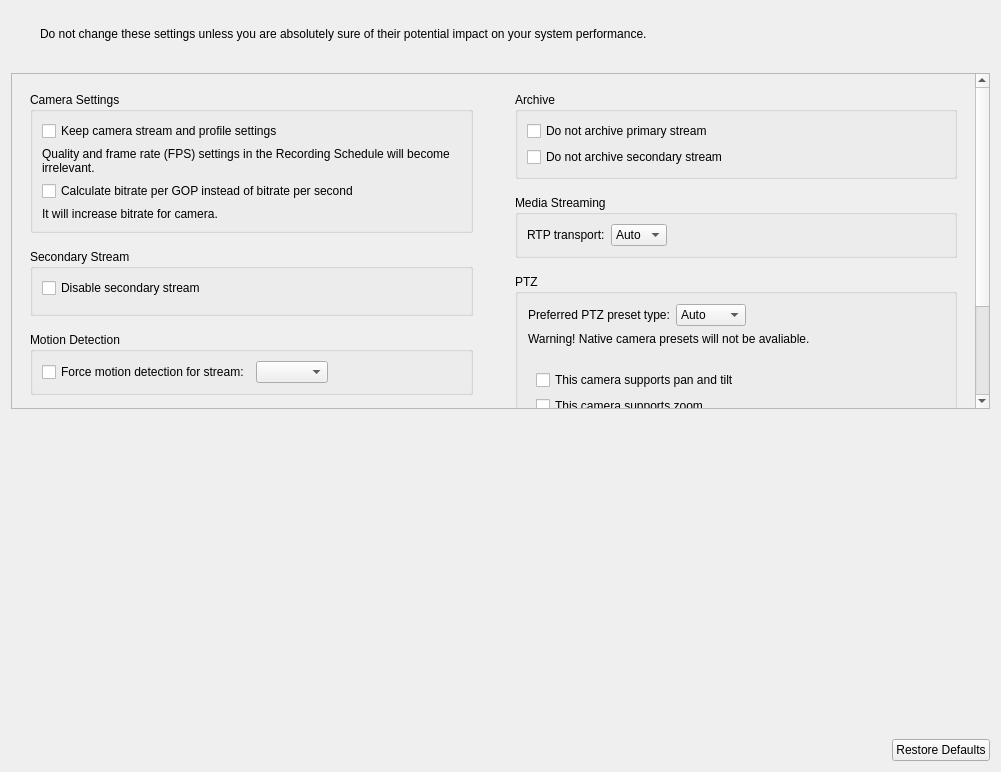
<?xml version="1.0" encoding="UTF-8"?>
<ui version="4.0">
 <class>LegacyExpertSettingsWidget</class>
 <widget class="QWidget" name="LegacyExpertSettingsWidget">
  <property name="geometry">
   <rect>
    <x>0</x>
    <y>0</y>
    <width>1001</width>
    <height>772</height>
   </rect>
  </property>
  <layout class="QVBoxLayout" name="verticalLayout_5">
   <property name="spacing">
    <number>16</number>
   </property>
   <item>
    <widget class="QWidget" name="warningContainer" native="true">
     <property name="autoFillBackground">
      <bool>false</bool>
     </property>
     <layout class="QHBoxLayout" name="horizontalLayout_7">
       <property name="leftMargin">
        <number>16</number>
       </property>
       <property name="topMargin">
        <number>16</number>
       </property>
       <property name="rightMargin">
        <number>16</number>
       </property>
       <property name="bottomMargin">
        <number>16</number>
       </property>
      <item>
       <widget class="QLabel" name="iconLabel">
        <property name="maximumSize">
         <size>
          <width>32</width>
          <height>32</height>
         </size>
        </property>
       </widget>
      </item>
      <item>
       <widget class="QLabel" name="generalWarningLabel">
        <property name="sizePolicy">
         <sizepolicy hsizetype="Expanding" vsizetype="Minimum">
          <horstretch>1</horstretch>
          <verstretch>0</verstretch>
         </sizepolicy>
        </property>
        <property name="text">
         <string>Do not change these settings unless you are absolutely sure of their potential impact on your system performance.</string>
        </property>
        <property name="wordWrap">
         <bool>true</bool>
        </property>
       </widget>
      </item>
     </layout>
    </widget>
   </item>
   <item>
    <widget class="QScrollArea" name="scrollArea">
     <property name="horizontalScrollBarPolicy">
      <enum>Qt::ScrollBarAlwaysOff</enum>
     </property>
     <property name="widgetResizable">
      <bool>true</bool>
     </property>
     <widget class="QWidget" name="scrollAreaWidgetContents">
      <property name="geometry">
       <rect>
        <x>0</x>
        <y>0</y>
        <width>956</width>
        <height>509</height>
       </rect>
      </property>
      <layout class="QHBoxLayout" name="horizontalLayout_5" stretch="1,1">
       <property name="spacing">
        <number>24</number>
       </property>
       <item>
        <widget class="QWidget" name="leftWidget" native="true">
         <layout class="QVBoxLayout" name="verticalLayout_9">
          <property name="spacing">
           <number>16</number>
          </property>
          <item>
           <widget class="QGroupBox" name="settingsGroupBox">
            <property name="title">
             <string>Camera Settings</string>
            </property>
            <property name="flat">
             <bool>true</bool>
            </property>
            <layout class="QVBoxLayout" name="verticalLayout_4">
             <item>
              <layout class="QHBoxLayout" name="settingsDisableControlLayout" stretch="0,0,1">
               <property name="spacing">
                <number>4</number>
               </property>
               <item>
                <widget class="QCheckBox" name="settingsDisableControlCheckBox">
                 <property name="sizePolicy">
                  <sizepolicy hsizetype="Preferred" vsizetype="Fixed">
                   <horstretch>0</horstretch>
                   <verstretch>0</verstretch>
                  </sizepolicy>
                 </property>
                 <property name="text">
                  <string>Keep camera stream and profile settings</string>
                 </property>
                </widget>
               </item>
               <item>
                <widget class="nx::client::desktop::HintButton" name="settingsDisableControlHint" native="true">
                 <property name="sizePolicy">
                  <sizepolicy hsizetype="Fixed" vsizetype="Fixed">
                   <horstretch>0</horstretch>
                   <verstretch>0</verstretch>
                  </sizepolicy>
                 </property>
                </widget>
               </item>
               <item>
                <spacer name="horizontalSpacer_3">
                 <property name="orientation">
                  <enum>Qt::Horizontal</enum>
                 </property>
                 <property name="sizeHint" stdset="0">
                  <size>
                   <width>20</width>
                   <height>0</height>
                  </size>
                 </property>
                </spacer>
               </item>
              </layout>
             </item>
             <item>
              <widget class="QLabel" name="settingsWarningLabel">
               <property name="text">
                <string>Quality and frame rate (FPS) settings in the Recording Schedule will become irrelevant.</string>
               </property>
               <property name="wordWrap">
                <bool>true</bool>
               </property>
              </widget>
             </item>
             <item>
              <layout class="QHBoxLayout" name="bitratePerGopLayout" stretch="0,0,1">
               <property name="spacing">
                <number>4</number>
               </property>
               <item>
                <widget class="QCheckBox" name="bitratePerGopCheckBox">
                 <property name="sizePolicy">
                  <sizepolicy hsizetype="Preferred" vsizetype="Fixed">
                   <horstretch>0</horstretch>
                   <verstretch>0</verstretch>
                  </sizepolicy>
                 </property>
                 <property name="text">
                  <string>Calculate bitrate per GOP instead of bitrate per second</string>
                 </property>
                </widget>
               </item>
               <item>
                <widget class="nx::client::desktop::HintButton" name="bitratePerGopHint" native="true">
                 <property name="sizePolicy">
                  <sizepolicy hsizetype="Fixed" vsizetype="Fixed">
                   <horstretch>0</horstretch>
                   <verstretch>0</verstretch>
                  </sizepolicy>
                 </property>
                </widget>
               </item>
               <item>
                <spacer name="horizontalSpacer_4">
                 <property name="orientation">
                  <enum>Qt::Horizontal</enum>
                 </property>
                 <property name="sizeHint" stdset="0">
                  <size>
                   <width>40</width>
                   <height>0</height>
                  </size>
                 </property>
                </spacer>
               </item>
              </layout>
             </item>
             <item>
              <widget class="QLabel" name="bitrateIncreaseWarningLabel">
               <property name="text">
                <string>It will increase bitrate for camera.</string>
               </property>
               <property name="wordWrap">
                <bool>true</bool>
               </property>
              </widget>
             </item>
            </layout>
           </widget>
          </item>
          <item>
           <widget class="QGroupBox" name="secondStreamGroupBox">
            <property name="title">
             <string>Secondary Stream</string>
            </property>
            <property name="flat">
             <bool>true</bool>
            </property>
            <layout class="QVBoxLayout" name="verticalLayout_3">
             <item>
              <widget class="QCheckBox" name="secondStreamDisableCheckBox">
               <property name="text">
                <string>Disable secondary stream</string>
               </property>
              </widget>
             </item>
             <item>
              <widget class="QWidget" name="secondStreamQualityWidget" native="true">
               <layout class="QVBoxLayout" name="verticalLayout_8">
                <property name="leftMargin">
                 <number>0</number>
                </property>
                <property name="topMargin">
                 <number>0</number>
                </property>
                <property name="rightMargin">
                 <number>0</number>
                </property>
                <property name="bottomMargin">
                 <number>0</number>
                </property>
                <item>
                 <layout class="QHBoxLayout" name="horizontalLayout"/>
                </item>
               </layout>
              </widget>
             </item>
            </layout>
           </widget>
          </item>
          <item>
           <widget class="QGroupBox" name="groupBoxMotionDetection">
            <property name="title">
             <string>Motion Detection</string>
            </property>
            <property name="flat">
             <bool>true</bool>
            </property>
            <layout class="QVBoxLayout" name="verticalLayout_7">
             <item>
              <layout class="QHBoxLayout" name="horizontalLayout_6">
               <property name="sizeConstraint">
                <enum>QLayout::SetNoConstraint</enum>
               </property>
               <item>
                <widget class="QCheckBox" name="checkBoxForceMotionDetection">
                 <property name="text">
                  <string>Force motion detection for stream:</string>
                 </property>
                 <property name="tristate">
                  <bool>false</bool>
                 </property>
                </widget>
               </item>
               <item>
                <widget class="QComboBox" name="comboBoxForcedMotionStream"/>
               </item>
               <item>
                <spacer name="horizontalSpacer_7">
                 <property name="orientation">
                  <enum>Qt::Horizontal</enum>
                 </property>
                 <property name="sizeHint" stdset="0">
                  <size>
                   <width>40</width>
                   <height>20</height>
                  </size>
                 </property>
                </spacer>
               </item>
              </layout>
             </item>
            </layout>
           </widget>
          </item>
          <item>
           <spacer name="verticalSpacer_3">
            <property name="orientation">
             <enum>Qt::Vertical</enum>
            </property>
            <property name="sizeHint" stdset="0">
             <size>
              <width>20</width>
              <height>1</height>
             </size>
            </property>
           </spacer>
          </item>
         </layout>
        </widget>
       </item>
       <item>
        <widget class="QWidget" name="rightWidget" native="true">
         <layout class="QVBoxLayout" name="verticalLayout">
          <property name="spacing">
           <number>16</number>
          </property>
          <item>
           <widget class="QGroupBox" name="groupBoxArchive">
            <property name="title">
             <string>Archive</string>
            </property>
            <property name="flat">
             <bool>true</bool>
            </property>
            <layout class="QVBoxLayout" name="verticalLayout_2">
             <item>
              <widget class="QCheckBox" name="checkBoxPrimaryRecorder">
               <property name="text">
                <string>Do not archive primary stream</string>
               </property>
              </widget>
             </item>
             <item>
              <widget class="QCheckBox" name="checkBoxSecondaryRecorder">
               <property name="text">
                <string>Do not archive secondary stream</string>
               </property>
              </widget>
             </item>
            </layout>
           </widget>
          </item>
          <item>
           <widget class="QGroupBox" name="groupBoxRTP">
            <property name="title">
             <string>Media Streaming</string>
            </property>
            <property name="flat">
             <bool>true</bool>
            </property>
            <layout class="QVBoxLayout" name="verticalLayout_6">
             <item>
              <layout class="QHBoxLayout" name="horizontalLayout_2">
               <item>
                <widget class="QLabel" name="labelTransport">
                 <property name="text">
                  <string>RTP transport:</string>
                 </property>
                </widget>
               </item>
               <item>
                <widget class="QComboBox" name="comboBoxTransport">
                 <item>
                  <property name="text">
                   <string>Auto</string>
                  </property>
                 </item>
                 <item>
                  <property name="text">
                   <string>TCP</string>
                  </property>
                 </item>
                 <item>
                  <property name="text">
                   <string>UDP</string>
                  </property>
                 </item>
                </widget>
               </item>
               <item>
                <spacer name="horizontalSpacer_6">
                 <property name="orientation">
                  <enum>Qt::Horizontal</enum>
                 </property>
                 <property name="sizeHint" stdset="0">
                  <size>
                   <width>40</width>
                   <height>20</height>
                  </size>
                 </property>
                </spacer>
               </item>
              </layout>
             </item>
            </layout>
           </widget>
          </item>
          <item>
           <widget class="QGroupBox" name="groupBoxPtzControl">
            <property name="title">
             <string>PTZ</string>
            </property>
            <property name="flat">
             <bool>true</bool>
            </property>
            <layout class="QVBoxLayout" name="verticalLayout_10">
             <item>
              <widget class="QWidget" name="preferredPtzPresetTypeWidget" native="true">
               <layout class="QVBoxLayout" name="preferredPtzPresetTypeLayout">
                <property name="leftMargin">
                 <number>1</number>
                </property>
                <property name="topMargin">
                 <number>1</number>
                </property>
                <item>
                 <layout class="QHBoxLayout" name="horizontalLayout_8">
                  <property name="topMargin">
                   <number>0</number>
                  </property>
                  <item>
                   <widget class="QLabel" name="preferredPtzPresetTypeLabel">
                    <property name="text">
                     <string>Preferred PTZ preset type:</string>
                    </property>
                   </widget>
                  </item>
                  <item>
                   <widget class="QComboBox" name="preferredPtzPresetTypeComboBox">
                    <property name="sizePolicy">
                     <sizepolicy hsizetype="Preferred" vsizetype="Fixed">
                      <horstretch>0</horstretch>
                      <verstretch>0</verstretch>
                     </sizepolicy>
                    </property>
                    <item>
                     <property name="text">
                      <string>Auto</string>
                     </property>
                    </item>
                    <item>
                     <property name="text">
                      <string>System</string>
                     </property>
                    </item>
                    <item>
                     <property name="text">
                      <string>Native</string>
                     </property>
                    </item>
                   </widget>
                  </item>
                  <item>
                   <spacer name="horizontalSpacer_5">
                    <property name="orientation">
                     <enum>Qt::Horizontal</enum>
                    </property>
                    <property name="sizeHint" stdset="0">
                     <size>
                      <width>40</width>
                      <height>20</height>
                     </size>
                    </property>
                   </spacer>
                  </item>
                 </layout>
                </item>
                <item>
                 <widget class="QLabel" name="presetTypeLimitationsLabel">
                  <property name="text">
                   <string>Warning! Native camera presets will not be avaliable.</string>
                  </property>
                 </widget>
                </item>
                <item>
                 <spacer name="verticalSpacer_4">
                  <property name="orientation">
                   <enum>Qt::Vertical</enum>
                  </property>
                  <property name="sizeHint" stdset="0">
                   <size>
                    <width>10</width>
                    <height>0</height>
                   </size>
                  </property>
                 </spacer>
                </item>
               </layout>
              </widget>
             </item>
             <item>
              <widget class="QWidget" name="forcedPtzWidget" native="true">
               <property name="minimumSize">
                <size>
                 <width>0</width>
                 <height>0</height>
                </size>
               </property>
               <layout class="QVBoxLayout" name="verticalLayout_12">
                <item>
                 <widget class="QCheckBox" name="forcedPanTiltCheckBox">
                  <property name="text">
                   <string>This camera supports pan and tilt</string>
                  </property>
                 </widget>
                </item>
                <item>
                 <widget class="QCheckBox" name="forcedZoomCheckBox">
                  <property name="text">
                   <string>This camera supports zoom</string>
                  </property>
                 </widget>
                </item>
               </layout>
              </widget>
             </item>
            </layout>
           </widget>
          </item>
          <item>
           <widget class="QGroupBox" name="logicalIdGroupBox">
            <property name="title">
             <string>Logical ID</string>
            </property>
            <property name="flat">
             <bool>true</bool>
            </property>
            <layout class="QVBoxLayout" name="verticalLayout_11">
             <item>
              <layout class="QHBoxLayout" name="horizontalLayout_3">
               <property name="spacing">
                <number>4</number>
               </property>
               <item>
                <widget class="QSpinBox" name="logicalIdSpinBox">
                 <property name="maximum">
                  <number>999</number>
                 </property>
                </widget>
               </item>
               <item>
                <widget class="QPushButton" name="generateLogicalIdButton">
                 <property name="text">
                  <string>Generate</string>
                 </property>
                </widget>
               </item>
               <item>
                <widget class="QPushButton" name="resetLogicalIdButton">
                 <property name="text">
                  <string>Reset</string>
                 </property>
                </widget>
               </item>
               <item>
                <spacer name="horizontalSpacer_2">
                 <property name="orientation">
                  <enum>Qt::Horizontal</enum>
                 </property>
                 <property name="sizeHint" stdset="0">
                  <size>
                   <width>40</width>
                   <height>0</height>
                  </size>
                 </property>
                </spacer>
               </item>
              </layout>
             </item>
             <item>
              <widget class="QnWordWrappedLabel" name="logicalIdWarningLabel" native="true"/>
             </item>
            </layout>
           </widget>
          </item>
          <item>
           <spacer name="verticalSpacer_2">
            <property name="orientation">
             <enum>Qt::Vertical</enum>
            </property>
            <property name="sizeHint" stdset="0">
             <size>
              <width>20</width>
              <height>1</height>
             </size>
            </property>
           </spacer>
          </item>
         </layout>
        </widget>
       </item>
      </layout>
     </widget>
    </widget>
   </item>
   <item>
    <spacer name="verticalSpacer">
     <property name="orientation">
      <enum>Qt::Vertical</enum>
     </property>
     <property name="sizeHint" stdset="0">
      <size>
       <width>10</width>
       <height>0</height>
      </size>
     </property>
    </spacer>
   </item>
   <item>
    <layout class="QHBoxLayout" name="horizontalLayout_4">
     <item>
      <spacer name="horizontalSpacer">
       <property name="orientation">
        <enum>Qt::Horizontal</enum>
       </property>
       <property name="sizeHint" stdset="0">
        <size>
         <width>40</width>
         <height>20</height>
        </size>
       </property>
      </spacer>
     </item>
     <item>
      <widget class="QPushButton" name="restoreDefaultsButton">
       <property name="text">
        <string>Restore Defaults</string>
       </property>
      </widget>
     </item>
    </layout>
   </item>
  </layout>
 </widget>
 <customwidgets>
  <customwidget>
   <class>nx::client::desktop::HintButton</class>
   <extends>QWidget</extends>
   <header location="global">nx/client/desktop/common/widgets/hint_button.h</header>
  </customwidget>
  <customwidget>
   <class>QnWordWrappedLabel</class>
   <extends>QWidget</extends>
   <header location="global">ui/widgets/word_wrapped_label.h</header>
   <container>1</container>
  </customwidget>
 </customwidgets>
 <tabstops>
  <tabstop>scrollArea</tabstop>
  <tabstop>settingsDisableControlCheckBox</tabstop>
  <tabstop>bitratePerGopCheckBox</tabstop>
  <tabstop>secondStreamDisableCheckBox</tabstop>
  <tabstop>checkBoxForceMotionDetection</tabstop>
  <tabstop>comboBoxForcedMotionStream</tabstop>
  <tabstop>checkBoxPrimaryRecorder</tabstop>
  <tabstop>checkBoxSecondaryRecorder</tabstop>
  <tabstop>comboBoxTransport</tabstop>
  <tabstop>restoreDefaultsButton</tabstop>
 </tabstops>
 <resources/>
 <connections/>
</ui>
